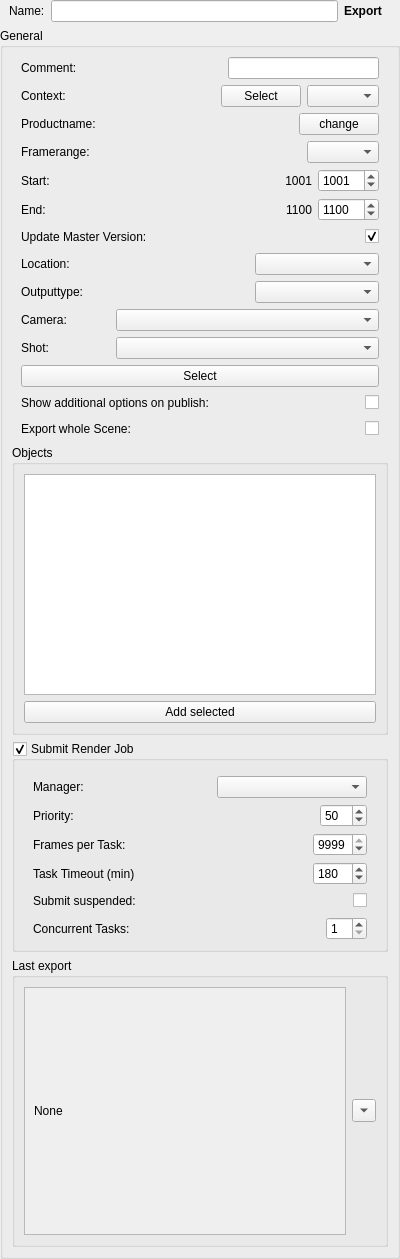
<?xml version="1.0" encoding="UTF-8"?>
<ui version="4.0">
 <class>wg_Export</class>
 <widget class="QWidget" name="wg_Export">
  <property name="geometry">
   <rect>
    <x>0</x>
    <y>0</y>
    <width>400</width>
    <height>1259</height>
   </rect>
  </property>
  <property name="windowTitle">
   <string>Export</string>
  </property>
  <layout class="QVBoxLayout" name="verticalLayout">
   <property name="leftMargin">
    <number>0</number>
   </property>
   <property name="topMargin">
    <number>0</number>
   </property>
   <property name="rightMargin">
    <number>0</number>
   </property>
   <property name="bottomMargin">
    <number>0</number>
   </property>
   <item>
    <widget class="QWidget" name="w_name" native="true">
     <layout class="QHBoxLayout" name="horizontalLayout_5">
      <property name="leftMargin">
       <number>9</number>
      </property>
      <property name="topMargin">
       <number>0</number>
      </property>
      <property name="rightMargin">
       <number>18</number>
      </property>
      <property name="bottomMargin">
       <number>0</number>
      </property>
      <item>
       <widget class="QLabel" name="l_name">
        <property name="text">
         <string>Name:</string>
        </property>
       </widget>
      </item>
      <item>
       <widget class="QLineEdit" name="e_name">
        <property name="minimumSize">
         <size>
          <width>0</width>
          <height>0</height>
         </size>
        </property>
        <property name="maximumSize">
         <size>
          <width>9999</width>
          <height>16777215</height>
         </size>
        </property>
       </widget>
      </item>
      <item>
       <widget class="QLabel" name="l_class">
        <property name="font">
         <font>
          <bold>true</bold>
         </font>
        </property>
        <property name="text">
         <string>Export</string>
        </property>
       </widget>
      </item>
     </layout>
    </widget>
   </item>
   <item>
    <widget class="QGroupBox" name="gb_export">
     <property name="title">
      <string>General</string>
     </property>
     <layout class="QVBoxLayout" name="lo_export">
      <item>
       <widget class="QWidget" name="w_comment" native="true">
        <layout class="QHBoxLayout" name="horizontalLayout_16">
         <property name="spacing">
          <number>0</number>
         </property>
         <property name="leftMargin">
          <number>9</number>
         </property>
         <property name="topMargin">
          <number>0</number>
         </property>
         <property name="rightMargin">
          <number>9</number>
         </property>
         <property name="bottomMargin">
          <number>0</number>
         </property>
         <item>
          <widget class="QLabel" name="l_comment">
           <property name="minimumSize">
            <size>
             <width>40</width>
             <height>0</height>
            </size>
           </property>
           <property name="maximumSize">
            <size>
             <width>95</width>
             <height>16777215</height>
            </size>
           </property>
           <property name="text">
            <string>Comment:</string>
           </property>
          </widget>
         </item>
         <item>
          <spacer name="horizontalSpacer_8">
           <property name="orientation">
            <enum>Qt::Orientation::Horizontal</enum>
           </property>
           <property name="sizeHint" stdset="0">
            <size>
             <width>40</width>
             <height>20</height>
            </size>
           </property>
          </spacer>
         </item>
         <item>
          <widget class="QLineEdit" name="e_comment"/>
         </item>
        </layout>
       </widget>
      </item>
      <item>
       <widget class="QWidget" name="w_context" native="true">
        <layout class="QHBoxLayout" name="horizontalLayout_10">
         <property name="leftMargin">
          <number>9</number>
         </property>
         <property name="topMargin">
          <number>0</number>
         </property>
         <property name="rightMargin">
          <number>9</number>
         </property>
         <property name="bottomMargin">
          <number>0</number>
         </property>
         <item>
          <widget class="QLabel" name="label_4">
           <property name="text">
            <string>Context:</string>
           </property>
          </widget>
         </item>
         <item>
          <spacer name="horizontalSpacer_5">
           <property name="orientation">
            <enum>Qt::Orientation::Horizontal</enum>
           </property>
           <property name="sizeHint" stdset="0">
            <size>
             <width>37</width>
             <height>20</height>
            </size>
           </property>
          </spacer>
         </item>
         <item>
          <widget class="QLabel" name="l_context">
           <property name="text">
            <string/>
           </property>
          </widget>
         </item>
         <item>
          <spacer name="horizontalSpacer">
           <property name="orientation">
            <enum>Qt::Orientation::Horizontal</enum>
           </property>
           <property name="sizeHint" stdset="0">
            <size>
             <width>40</width>
             <height>20</height>
            </size>
           </property>
          </spacer>
         </item>
         <item>
          <widget class="QPushButton" name="b_context">
           <property name="text">
            <string>Select</string>
           </property>
          </widget>
         </item>
         <item>
          <widget class="QComboBox" name="cb_context"/>
         </item>
        </layout>
       </widget>
      </item>
      <item>
       <widget class="QWidget" name="w_taskname" native="true">
        <layout class="QHBoxLayout" name="horizontalLayout_4">
         <property name="leftMargin">
          <number>9</number>
         </property>
         <property name="topMargin">
          <number>0</number>
         </property>
         <property name="rightMargin">
          <number>9</number>
         </property>
         <property name="bottomMargin">
          <number>0</number>
         </property>
         <item>
          <widget class="QLabel" name="l_tasklabel">
           <property name="text">
            <string>Productname:</string>
           </property>
          </widget>
         </item>
         <item>
          <widget class="QLabel" name="l_taskName">
           <property name="sizePolicy">
            <sizepolicy hsizetype="Expanding" vsizetype="Preferred">
             <horstretch>0</horstretch>
             <verstretch>0</verstretch>
            </sizepolicy>
           </property>
           <property name="text">
            <string/>
           </property>
           <property name="alignment">
            <set>Qt::AlignmentFlag::AlignCenter</set>
           </property>
          </widget>
         </item>
         <item>
          <widget class="QPushButton" name="b_changeTask">
           <property name="enabled">
            <bool>true</bool>
           </property>
           <property name="focusPolicy">
            <enum>Qt::FocusPolicy::NoFocus</enum>
           </property>
           <property name="text">
            <string>change</string>
           </property>
          </widget>
         </item>
        </layout>
       </widget>
      </item>
      <item>
       <widget class="QWidget" name="w_range" native="true">
        <layout class="QHBoxLayout" name="horizontalLayout_6">
         <property name="spacing">
          <number>0</number>
         </property>
         <property name="leftMargin">
          <number>9</number>
         </property>
         <property name="topMargin">
          <number>0</number>
         </property>
         <property name="rightMargin">
          <number>9</number>
         </property>
         <property name="bottomMargin">
          <number>0</number>
         </property>
         <item>
          <widget class="QLabel" name="label_3">
           <property name="text">
            <string>Framerange:</string>
           </property>
          </widget>
         </item>
         <item>
          <spacer name="horizontalSpacer_2">
           <property name="orientation">
            <enum>Qt::Orientation::Horizontal</enum>
           </property>
           <property name="sizeHint" stdset="0">
            <size>
             <width>37</width>
             <height>20</height>
            </size>
           </property>
          </spacer>
         </item>
         <item>
          <widget class="QComboBox" name="cb_rangeType"/>
         </item>
        </layout>
       </widget>
      </item>
      <item>
       <widget class="QWidget" name="f_frameRange_2" native="true">
        <layout class="QGridLayout" name="gridLayout">
         <property name="leftMargin">
          <number>9</number>
         </property>
         <property name="topMargin">
          <number>0</number>
         </property>
         <property name="rightMargin">
          <number>9</number>
         </property>
         <property name="bottomMargin">
          <number>0</number>
         </property>
         <item row="1" column="5">
          <widget class="QLabel" name="l_rangeEnd">
           <property name="minimumSize">
            <size>
             <width>30</width>
             <height>0</height>
            </size>
           </property>
           <property name="text">
            <string>1100</string>
           </property>
           <property name="alignment">
            <set>Qt::AlignmentFlag::AlignRight|Qt::AlignmentFlag::AlignTrailing|Qt::AlignmentFlag::AlignVCenter</set>
           </property>
          </widget>
         </item>
         <item row="1" column="6">
          <widget class="QSpinBox" name="sp_rangeEnd">
           <property name="maximum">
            <number>99999</number>
           </property>
           <property name="value">
            <number>1100</number>
           </property>
          </widget>
         </item>
         <item row="0" column="6">
          <widget class="QSpinBox" name="sp_rangeStart">
           <property name="maximum">
            <number>99999</number>
           </property>
           <property name="value">
            <number>1001</number>
           </property>
          </widget>
         </item>
         <item row="0" column="5">
          <widget class="QLabel" name="l_rangeStart">
           <property name="minimumSize">
            <size>
             <width>30</width>
             <height>0</height>
            </size>
           </property>
           <property name="text">
            <string>1001</string>
           </property>
           <property name="alignment">
            <set>Qt::AlignmentFlag::AlignRight|Qt::AlignmentFlag::AlignTrailing|Qt::AlignmentFlag::AlignVCenter</set>
           </property>
          </widget>
         </item>
         <item row="0" column="0">
          <widget class="QLabel" name="l_rangeStartInfo">
           <property name="text">
            <string>Start:</string>
           </property>
          </widget>
         </item>
         <item row="0" column="4">
          <spacer name="horizontalSpacer_7">
           <property name="orientation">
            <enum>Qt::Orientation::Horizontal</enum>
           </property>
           <property name="sizeHint" stdset="0">
            <size>
             <width>40</width>
             <height>20</height>
            </size>
           </property>
          </spacer>
         </item>
         <item row="1" column="0">
          <widget class="QLabel" name="l_rangeEndInfo">
           <property name="text">
            <string>End:</string>
           </property>
          </widget>
         </item>
        </layout>
       </widget>
      </item>
      <item>
       <widget class="QWidget" name="w_master" native="true">
        <layout class="QHBoxLayout" name="horizontalLayout_20">
         <property name="spacing">
          <number>0</number>
         </property>
         <property name="leftMargin">
          <number>9</number>
         </property>
         <property name="topMargin">
          <number>0</number>
         </property>
         <property name="rightMargin">
          <number>9</number>
         </property>
         <property name="bottomMargin">
          <number>0</number>
         </property>
         <item>
          <widget class="QLabel" name="l_master">
           <property name="text">
            <string>Update Master Version:</string>
           </property>
          </widget>
         </item>
         <item>
          <spacer name="horizontalSpacer_29">
           <property name="orientation">
            <enum>Qt::Orientation::Horizontal</enum>
           </property>
           <property name="sizeHint" stdset="0">
            <size>
             <width>113</width>
             <height>20</height>
            </size>
           </property>
          </spacer>
         </item>
         <item>
          <widget class="QCheckBox" name="chb_master">
           <property name="text">
            <string/>
           </property>
           <property name="checked">
            <bool>true</bool>
           </property>
          </widget>
         </item>
        </layout>
       </widget>
      </item>
      <item>
       <widget class="QWidget" name="w_outPath" native="true">
        <layout class="QHBoxLayout" name="horizontalLayout_11">
         <property name="spacing">
          <number>0</number>
         </property>
         <property name="leftMargin">
          <number>9</number>
         </property>
         <property name="topMargin">
          <number>0</number>
         </property>
         <property name="rightMargin">
          <number>9</number>
         </property>
         <property name="bottomMargin">
          <number>0</number>
         </property>
         <item>
          <widget class="QLabel" name="l_outPath">
           <property name="text">
            <string>Location:</string>
           </property>
          </widget>
         </item>
         <item>
          <spacer name="horizontalSpacer_6">
           <property name="orientation">
            <enum>Qt::Orientation::Horizontal</enum>
           </property>
           <property name="sizeHint" stdset="0">
            <size>
             <width>113</width>
             <height>20</height>
            </size>
           </property>
          </spacer>
         </item>
         <item>
          <widget class="QComboBox" name="cb_outPath">
           <property name="minimumSize">
            <size>
             <width>124</width>
             <height>0</height>
            </size>
           </property>
          </widget>
         </item>
        </layout>
       </widget>
      </item>
      <item>
       <widget class="QWidget" name="w_outType" native="true">
        <layout class="QHBoxLayout" name="horizontalLayout_9">
         <property name="spacing">
          <number>0</number>
         </property>
         <property name="leftMargin">
          <number>9</number>
         </property>
         <property name="topMargin">
          <number>0</number>
         </property>
         <property name="rightMargin">
          <number>9</number>
         </property>
         <property name="bottomMargin">
          <number>0</number>
         </property>
         <item>
          <widget class="QLabel" name="l_outType">
           <property name="text">
            <string>Outputtype:</string>
           </property>
          </widget>
         </item>
         <item>
          <spacer name="horizontalSpacer_3">
           <property name="orientation">
            <enum>Qt::Orientation::Horizontal</enum>
           </property>
           <property name="sizeHint" stdset="0">
            <size>
             <width>113</width>
             <height>20</height>
            </size>
           </property>
          </spacer>
         </item>
         <item>
          <widget class="QComboBox" name="cb_outType">
           <property name="minimumSize">
            <size>
             <width>124</width>
             <height>0</height>
            </size>
           </property>
          </widget>
         </item>
        </layout>
       </widget>
      </item>
      <item>
       <widget class="QWidget" name="w_cam" native="true">
        <layout class="QHBoxLayout" name="horizontalLayout_3">
         <property name="spacing">
          <number>0</number>
         </property>
         <property name="leftMargin">
          <number>9</number>
         </property>
         <property name="topMargin">
          <number>0</number>
         </property>
         <property name="rightMargin">
          <number>9</number>
         </property>
         <property name="bottomMargin">
          <number>0</number>
         </property>
         <item>
          <widget class="QLabel" name="l_cam">
           <property name="minimumSize">
            <size>
             <width>40</width>
             <height>0</height>
            </size>
           </property>
           <property name="maximumSize">
            <size>
             <width>95</width>
             <height>16777215</height>
            </size>
           </property>
           <property name="text">
            <string>Camera:</string>
           </property>
          </widget>
         </item>
         <item>
          <widget class="QComboBox" name="cb_cam"/>
         </item>
        </layout>
       </widget>
      </item>
      <item>
       <widget class="QWidget" name="w_sCamShot" native="true">
        <layout class="QHBoxLayout" name="horizontalLayout_7">
         <property name="spacing">
          <number>0</number>
         </property>
         <property name="leftMargin">
          <number>9</number>
         </property>
         <property name="topMargin">
          <number>0</number>
         </property>
         <property name="rightMargin">
          <number>9</number>
         </property>
         <property name="bottomMargin">
          <number>0</number>
         </property>
         <item>
          <widget class="QLabel" name="l_sCamShot">
           <property name="minimumSize">
            <size>
             <width>40</width>
             <height>0</height>
            </size>
           </property>
           <property name="maximumSize">
            <size>
             <width>95</width>
             <height>16777215</height>
            </size>
           </property>
           <property name="text">
            <string>Shot:</string>
           </property>
          </widget>
         </item>
         <item>
          <widget class="QComboBox" name="cb_sCamShot"/>
         </item>
        </layout>
       </widget>
      </item>
      <item>
       <widget class="QWidget" name="w_selectCam" native="true">
        <layout class="QHBoxLayout" name="horizontalLayout_2">
         <property name="spacing">
          <number>0</number>
         </property>
         <property name="leftMargin">
          <number>9</number>
         </property>
         <property name="topMargin">
          <number>0</number>
         </property>
         <property name="rightMargin">
          <number>9</number>
         </property>
         <property name="bottomMargin">
          <number>0</number>
         </property>
         <item>
          <widget class="QPushButton" name="b_selectCam">
           <property name="focusPolicy">
            <enum>Qt::FocusPolicy::NoFocus</enum>
           </property>
           <property name="text">
            <string>Select</string>
           </property>
          </widget>
         </item>
        </layout>
       </widget>
      </item>
      <item>
       <widget class="QWidget" name="w_additionalOptions" native="true">
        <layout class="QHBoxLayout" name="horizontalLayout_15">
         <property name="leftMargin">
          <number>9</number>
         </property>
         <property name="topMargin">
          <number>0</number>
         </property>
         <property name="rightMargin">
          <number>9</number>
         </property>
         <property name="bottomMargin">
          <number>0</number>
         </property>
         <item>
          <widget class="QLabel" name="l_additionalOptions">
           <property name="text">
            <string>Show additional options on publish:</string>
           </property>
          </widget>
         </item>
         <item>
          <spacer name="horizontalSpacer_11">
           <property name="orientation">
            <enum>Qt::Orientation::Horizontal</enum>
           </property>
           <property name="sizeHint" stdset="0">
            <size>
             <width>40</width>
             <height>20</height>
            </size>
           </property>
          </spacer>
         </item>
         <item>
          <widget class="QCheckBox" name="chb_additionalOptions">
           <property name="text">
            <string/>
           </property>
           <property name="checked">
            <bool>false</bool>
           </property>
          </widget>
         </item>
        </layout>
       </widget>
      </item>
      <item>
       <widget class="QWidget" name="w_wholeScene" native="true">
        <layout class="QHBoxLayout" name="horizontalLayout">
         <property name="spacing">
          <number>0</number>
         </property>
         <property name="leftMargin">
          <number>9</number>
         </property>
         <property name="topMargin">
          <number>0</number>
         </property>
         <property name="rightMargin">
          <number>9</number>
         </property>
         <property name="bottomMargin">
          <number>0</number>
         </property>
         <item>
          <widget class="QLabel" name="l_wholeScene">
           <property name="text">
            <string>Export whole Scene:</string>
           </property>
          </widget>
         </item>
         <item>
          <spacer name="horizontalSpacer_4">
           <property name="orientation">
            <enum>Qt::Orientation::Horizontal</enum>
           </property>
           <property name="sizeHint" stdset="0">
            <size>
             <width>185</width>
             <height>20</height>
            </size>
           </property>
          </spacer>
         </item>
         <item>
          <widget class="QCheckBox" name="chb_wholeScene">
           <property name="text">
            <string/>
           </property>
           <property name="checked">
            <bool>false</bool>
           </property>
          </widget>
         </item>
        </layout>
       </widget>
      </item>
      <item>
       <widget class="QGroupBox" name="gb_objects">
        <property name="enabled">
         <bool>true</bool>
        </property>
        <property name="title">
         <string>Objects</string>
        </property>
        <layout class="QVBoxLayout" name="verticalLayout_3">
         <property name="leftMargin">
          <number>9</number>
         </property>
         <property name="topMargin">
          <number>9</number>
         </property>
         <property name="rightMargin">
          <number>9</number>
         </property>
         <property name="bottomMargin">
          <number>9</number>
         </property>
         <item>
          <widget class="QFrame" name="f_objectList">
           <layout class="QHBoxLayout" name="horizontalLayout_8">
            <property name="leftMargin">
             <number>0</number>
            </property>
            <property name="topMargin">
             <number>0</number>
            </property>
            <property name="rightMargin">
             <number>0</number>
            </property>
            <property name="bottomMargin">
             <number>0</number>
            </property>
            <item>
             <widget class="QListWidget" name="lw_objects">
              <property name="contextMenuPolicy">
               <enum>Qt::ContextMenuPolicy::CustomContextMenu</enum>
              </property>
              <property name="selectionMode">
               <enum>QAbstractItemView::SelectionMode::ExtendedSelection</enum>
              </property>
              <property name="verticalScrollMode">
               <enum>QAbstractItemView::ScrollMode::ScrollPerPixel</enum>
              </property>
              <property name="horizontalScrollMode">
               <enum>QAbstractItemView::ScrollMode::ScrollPerPixel</enum>
              </property>
             </widget>
            </item>
           </layout>
          </widget>
         </item>
         <item>
          <widget class="QPushButton" name="b_add">
           <property name="minimumSize">
            <size>
             <width>0</width>
             <height>0</height>
            </size>
           </property>
           <property name="maximumSize">
            <size>
             <width>99999</width>
             <height>16777215</height>
            </size>
           </property>
           <property name="focusPolicy">
            <enum>Qt::FocusPolicy::NoFocus</enum>
           </property>
           <property name="text">
            <string>Add selected</string>
           </property>
          </widget>
         </item>
        </layout>
       </widget>
      </item>
      <item>
       <widget class="QGroupBox" name="gb_submit">
        <property name="title">
         <string>Submit Render Job</string>
        </property>
        <property name="checkable">
         <bool>true</bool>
        </property>
        <property name="checked">
         <bool>true</bool>
        </property>
        <layout class="QVBoxLayout" name="verticalLayout_8">
         <property name="topMargin">
          <number>15</number>
         </property>
         <item>
          <widget class="QWidget" name="f_manager" native="true">
           <layout class="QHBoxLayout" name="horizontalLayout_14">
            <property name="topMargin">
             <number>0</number>
            </property>
            <property name="bottomMargin">
             <number>0</number>
            </property>
            <item>
             <widget class="QLabel" name="l_manager">
              <property name="text">
               <string>Manager:</string>
              </property>
             </widget>
            </item>
            <item>
             <spacer name="horizontalSpacer_19">
              <property name="orientation">
               <enum>Qt::Orientation::Horizontal</enum>
              </property>
              <property name="sizeHint" stdset="0">
               <size>
                <width>40</width>
                <height>20</height>
               </size>
              </property>
             </spacer>
            </item>
            <item>
             <widget class="QComboBox" name="cb_manager">
              <property name="minimumSize">
               <size>
                <width>150</width>
                <height>0</height>
               </size>
              </property>
             </widget>
            </item>
           </layout>
          </widget>
         </item>
         <item>
          <widget class="QWidget" name="f_rjPrio" native="true">
           <layout class="QHBoxLayout" name="horizontalLayout_21">
            <property name="topMargin">
             <number>0</number>
            </property>
            <property name="bottomMargin">
             <number>0</number>
            </property>
            <item>
             <widget class="QLabel" name="l_rjPrio">
              <property name="text">
               <string>Priority:</string>
              </property>
             </widget>
            </item>
            <item>
             <spacer name="horizontalSpacer_16">
              <property name="orientation">
               <enum>Qt::Orientation::Horizontal</enum>
              </property>
              <property name="sizeHint" stdset="0">
               <size>
                <width>40</width>
                <height>20</height>
               </size>
              </property>
             </spacer>
            </item>
            <item>
             <widget class="QSpinBox" name="sp_rjPrio">
              <property name="maximum">
               <number>100</number>
              </property>
              <property name="value">
               <number>50</number>
              </property>
             </widget>
            </item>
           </layout>
          </widget>
         </item>
         <item>
          <widget class="QWidget" name="f_rjWidgetsPerTask" native="true">
           <layout class="QHBoxLayout" name="horizontalLayout_22">
            <property name="topMargin">
             <number>0</number>
            </property>
            <property name="bottomMargin">
             <number>0</number>
            </property>
            <item>
             <widget class="QLabel" name="label_15">
              <property name="text">
               <string>Frames per Task:</string>
              </property>
             </widget>
            </item>
            <item>
             <spacer name="horizontalSpacer_17">
              <property name="orientation">
               <enum>Qt::Orientation::Horizontal</enum>
              </property>
              <property name="sizeHint" stdset="0">
               <size>
                <width>40</width>
                <height>20</height>
               </size>
              </property>
             </spacer>
            </item>
            <item>
             <widget class="QSpinBox" name="sp_rjFramesPerTask">
              <property name="minimum">
               <number>1</number>
              </property>
              <property name="maximum">
               <number>9999</number>
              </property>
              <property name="value">
               <number>9999</number>
              </property>
             </widget>
            </item>
           </layout>
          </widget>
         </item>
         <item>
          <widget class="QWidget" name="f_rjTimeout" native="true">
           <layout class="QHBoxLayout" name="horizontalLayout_28">
            <property name="topMargin">
             <number>0</number>
            </property>
            <property name="bottomMargin">
             <number>0</number>
            </property>
            <item>
             <widget class="QLabel" name="l_rjTimeout">
              <property name="text">
               <string>Task Timeout (min)</string>
              </property>
             </widget>
            </item>
            <item>
             <spacer name="horizontalSpacer_23">
              <property name="orientation">
               <enum>Qt::Orientation::Horizontal</enum>
              </property>
              <property name="sizeHint" stdset="0">
               <size>
                <width>40</width>
                <height>20</height>
               </size>
              </property>
             </spacer>
            </item>
            <item>
             <widget class="QSpinBox" name="sp_rjTimeout">
              <property name="minimum">
               <number>0</number>
              </property>
              <property name="maximum">
               <number>9999</number>
              </property>
              <property name="value">
               <number>180</number>
              </property>
             </widget>
            </item>
           </layout>
          </widget>
         </item>
         <item>
          <widget class="QWidget" name="f_rjSuspended" native="true">
           <layout class="QHBoxLayout" name="horizontalLayout_26">
            <property name="topMargin">
             <number>0</number>
            </property>
            <property name="bottomMargin">
             <number>0</number>
            </property>
            <item>
             <widget class="QLabel" name="label_18">
              <property name="text">
               <string>Submit suspended:</string>
              </property>
             </widget>
            </item>
            <item>
             <spacer name="horizontalSpacer_20">
              <property name="orientation">
               <enum>Qt::Orientation::Horizontal</enum>
              </property>
              <property name="sizeHint" stdset="0">
               <size>
                <width>40</width>
                <height>20</height>
               </size>
              </property>
             </spacer>
            </item>
            <item>
             <widget class="QCheckBox" name="chb_rjSuspended">
              <property name="text">
               <string/>
              </property>
              <property name="checked">
               <bool>false</bool>
              </property>
             </widget>
            </item>
           </layout>
          </widget>
         </item>
         <item>
          <widget class="QWidget" name="w_dlConcurrentTasks" native="true">
           <layout class="QHBoxLayout" name="horizontalLayout_29">
            <property name="topMargin">
             <number>0</number>
            </property>
            <property name="bottomMargin">
             <number>0</number>
            </property>
            <item>
             <widget class="QLabel" name="l_dlConcurrentTasks">
              <property name="text">
               <string>Concurrent Tasks:</string>
              </property>
             </widget>
            </item>
            <item>
             <spacer name="horizontalSpacer_24">
              <property name="orientation">
               <enum>Qt::Orientation::Horizontal</enum>
              </property>
              <property name="sizeHint" stdset="0">
               <size>
                <width>40</width>
                <height>20</height>
               </size>
              </property>
             </spacer>
            </item>
            <item>
             <widget class="QSpinBox" name="sp_dlConcurrentTasks">
              <property name="minimum">
               <number>1</number>
              </property>
              <property name="maximum">
               <number>99</number>
              </property>
              <property name="value">
               <number>1</number>
              </property>
             </widget>
            </item>
           </layout>
          </widget>
         </item>
        </layout>
       </widget>
      </item>
      <item>
       <widget class="QGroupBox" name="gb_previous">
        <property name="title">
         <string>Last export</string>
        </property>
        <layout class="QHBoxLayout" name="horizontalLayout_13">
         <property name="leftMargin">
          <number>9</number>
         </property>
         <property name="topMargin">
          <number>9</number>
         </property>
         <property name="rightMargin">
          <number>9</number>
         </property>
         <property name="bottomMargin">
          <number>9</number>
         </property>
         <item>
          <widget class="QScrollArea" name="scrollArea">
           <property name="widgetResizable">
            <bool>true</bool>
           </property>
           <widget class="QWidget" name="scrollAreaWidgetContents">
            <property name="geometry">
             <rect>
              <x>0</x>
              <y>0</y>
              <width>329</width>
              <height>248</height>
             </rect>
            </property>
            <layout class="QHBoxLayout" name="horizontalLayout_12">
             <item>
              <widget class="QLabel" name="l_pathLast">
               <property name="text">
                <string>None</string>
               </property>
              </widget>
             </item>
            </layout>
           </widget>
          </widget>
         </item>
         <item>
          <widget class="QToolButton" name="b_pathLast">
           <property name="enabled">
            <bool>true</bool>
           </property>
           <property name="text">
            <string>...</string>
           </property>
           <property name="arrowType">
            <enum>Qt::ArrowType::DownArrow</enum>
           </property>
          </widget>
         </item>
        </layout>
       </widget>
      </item>
     </layout>
    </widget>
   </item>
  </layout>
 </widget>
 <tabstops>
  <tabstop>e_name</tabstop>
  <tabstop>b_context</tabstop>
  <tabstop>cb_context</tabstop>
  <tabstop>cb_rangeType</tabstop>
  <tabstop>sp_rangeStart</tabstop>
  <tabstop>sp_rangeEnd</tabstop>
  <tabstop>chb_master</tabstop>
  <tabstop>cb_outPath</tabstop>
  <tabstop>cb_outType</tabstop>
  <tabstop>cb_cam</tabstop>
  <tabstop>cb_sCamShot</tabstop>
  <tabstop>chb_additionalOptions</tabstop>
  <tabstop>chb_wholeScene</tabstop>
  <tabstop>lw_objects</tabstop>
  <tabstop>gb_submit</tabstop>
  <tabstop>cb_manager</tabstop>
  <tabstop>sp_rjPrio</tabstop>
  <tabstop>sp_rjFramesPerTask</tabstop>
  <tabstop>sp_rjTimeout</tabstop>
  <tabstop>chb_rjSuspended</tabstop>
  <tabstop>sp_dlConcurrentTasks</tabstop>
  <tabstop>scrollArea</tabstop>
  <tabstop>b_pathLast</tabstop>
 </tabstops>
 <resources/>
 <connections/>
</ui>
